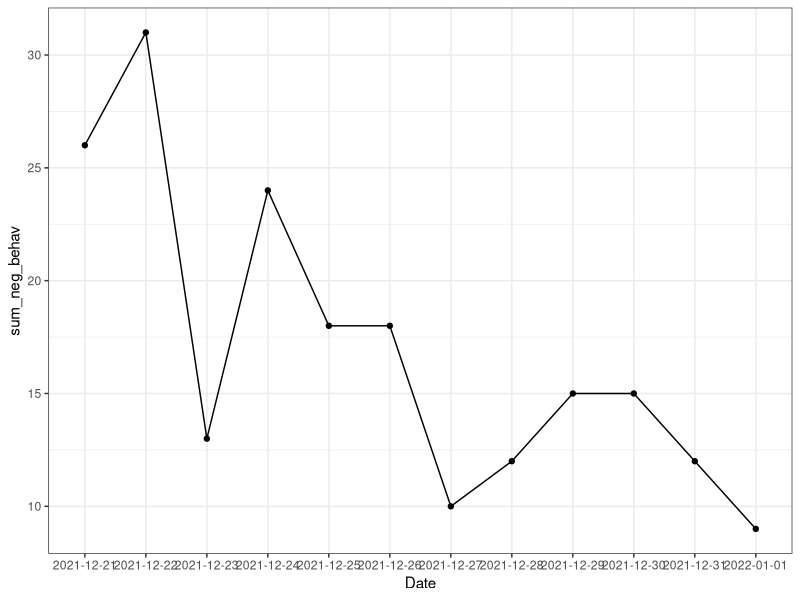
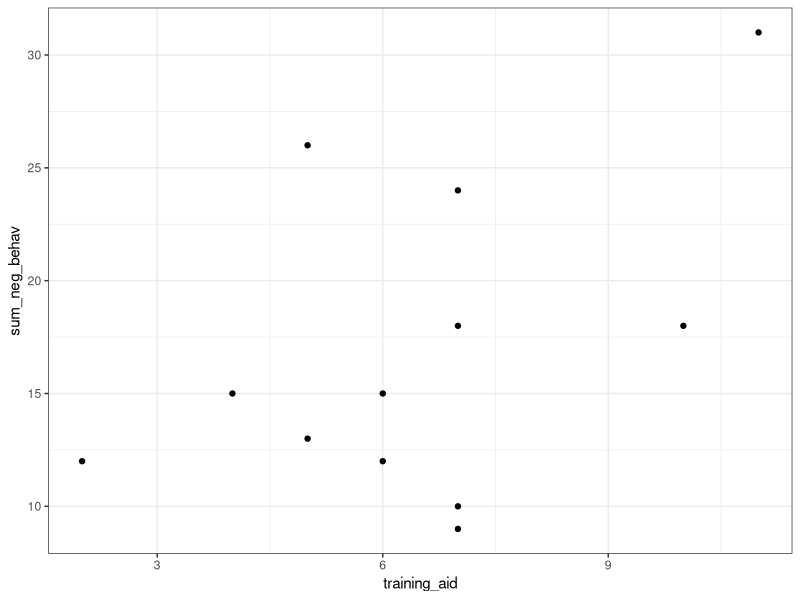
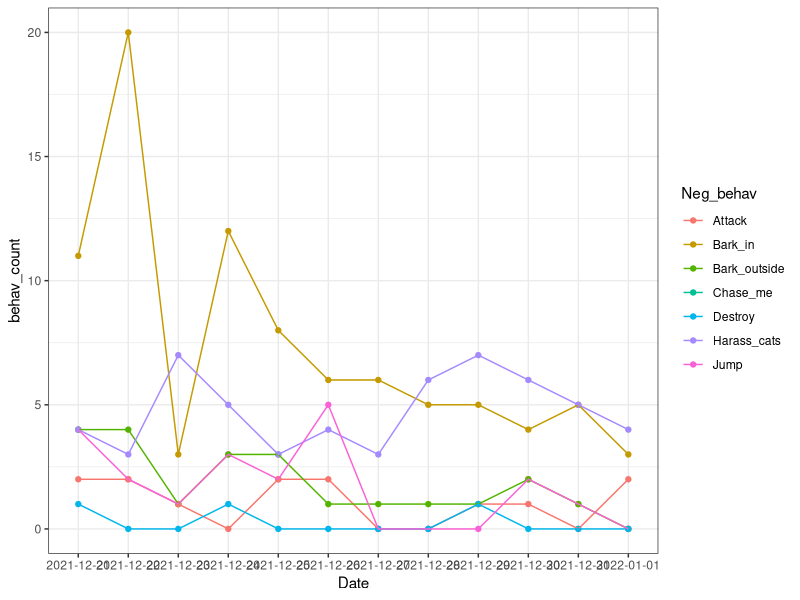
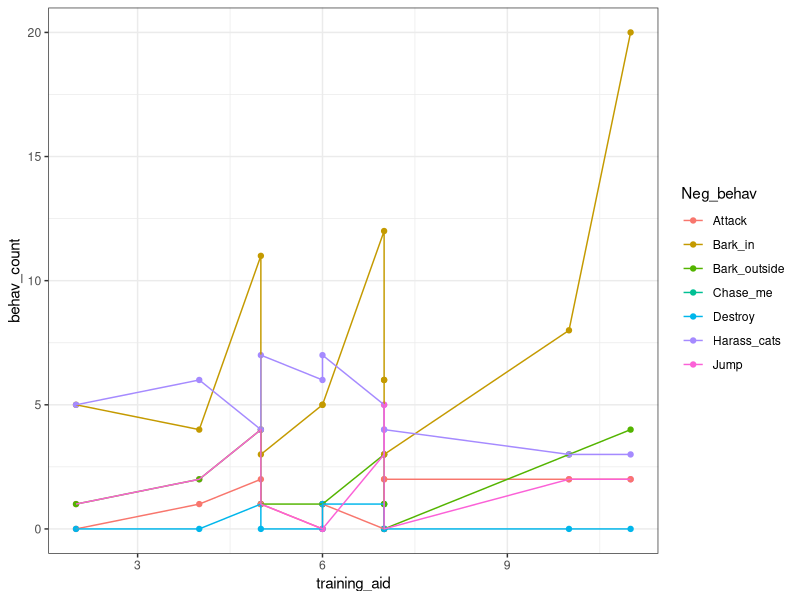

Recreate these plots in R, in order.
library(ggplot2)
library(tidyverse)

rip_track<-read.csv("Ripley_data.csv")

rip_track<- rip_track %>%rowwise() %>%  mutate(sum_neg_behav= sum(Jump, Bark_in, Bark_outside, Attack, Harass_cats, Destroy, Chase_me, na.rm=T))
rip_track<- rip_track %>%rowwise() %>%  mutate(training_aid= sum(Time_out, Walk, Play_outside, Play_inside, Training_session, Crate_session, Enrichment, na.rm=T))

theme_set(theme_bw())

ggplot(data=rip_track, aes(x=Date, y=sum_neg_behav, group=1))+geom_point()+geom_line()


ggplot(data=rip_track, aes(x=training_aid, y=sum_neg_behav))+geom_point()


rip_long<-rip_track %>% pivot_longer(c(Jump, Bark_in, Bark_outside, Attack, Harass_cats, Destroy, Chase_me), names_to = "Neg_behav", values_to = "behav_count")

ggplot(data=rip_long, aes(x=Date, y=behav_count, colour=Neg_behav, group=Neg_behav))+geom_point()+geom_line()+theme_bw()


ggplot(data=rip_long, aes(x=training_aid, y=behav_count, colour=Neg_behav, group=Neg_behav))+geom_point()+geom_line()+theme_bw()
